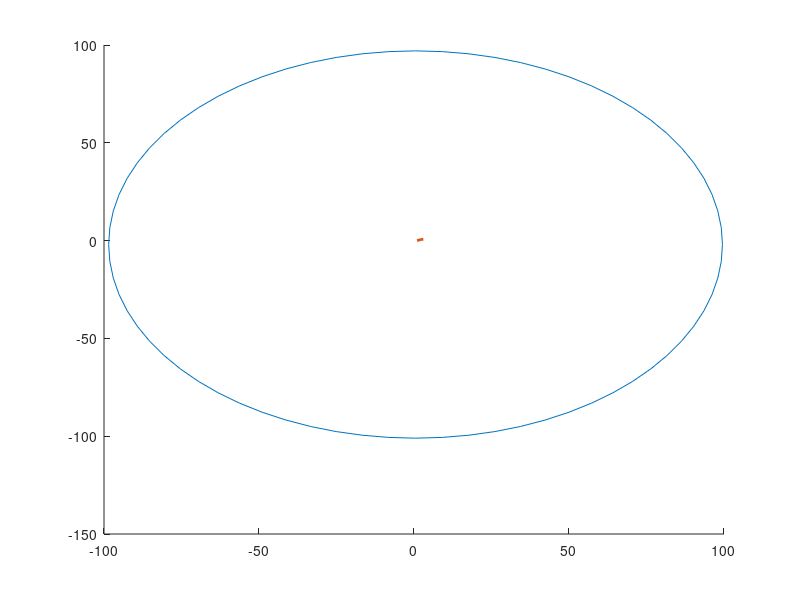

MATLAB code to generate this figure: (Note: this script raises an error after producing the figure.)

%%
% cf_sizes = [1,2,4,8,16];
cf_sizes = [1, sqrt(2), 2];
cf_sizes = [1, 2, 4];
nSizes = length(cf_sizes);


doCircles = true;

applyEccLimits = true;
    
applyGlobLimits = true;
    globCircLimits = true;
    
globMaxEcc = 7;
figure(1); clf; hold on;

cols = get(gca, 'colorOrder');
% cols = { 'brbk'};
linewidths = [ 2 2 2 ];
for i = 1:nSizes
    cf_size = cf_sizes(i);
    stepSize = cf_size * 1;
    
    if applyEccLimits
        maxEcc = cf_size / 0.4;  % cf_size = ecc * 0.4
    else
        maxEcc = globMaxEcc;
    end
    
    xR = [0 : stepSize : maxEcc];
    x_cent = [fliplr(-xR(2:end)), xR];
    
%     x_cent = -maxEcc : stepSize : maxEcc;
%     x_cent = x_cent - mean(x_cent) + ;
    y_cent = x_cent;
    
    [x_g, y_g] = meshgrid(x_cent, y_cent);
%     plot(x_cent, y_cent, 'bo');
%     plot(x_g(:), y_g(:), 'ro');
    for j = 1:length(x_g(:))
        x = x_g(j);
        y = y_g(j);
        if globCircLimits
            R = sqrt( x.^2 + y.^2 );
        else
            R = max(abs(x),abs(y));
        end
        if (R < maxEcc || ~applyEccLimits) && (R < globMaxEcc || ~applyGlobLimits)
            if doCircles
                h = drawCircle(cf_size/2, [x, y], 'color', cols(i,:), 'linewidth', linewidths(i));
            else
                LB = [x,y] - (cf_size/2)*[1,1];
                UR = [x,y] + (cf_size/2)*[1,1];
                
                h = drawSquare(LB, UR, 'color', cols(i));
            end
        else
            
%             plot(x_g(i), y_g(i), 'k.');
        end
        
    end
    
    axis(7.7*[-1, 1, -1, 1])
    axis off;
    
        3;
end

axis equal;


